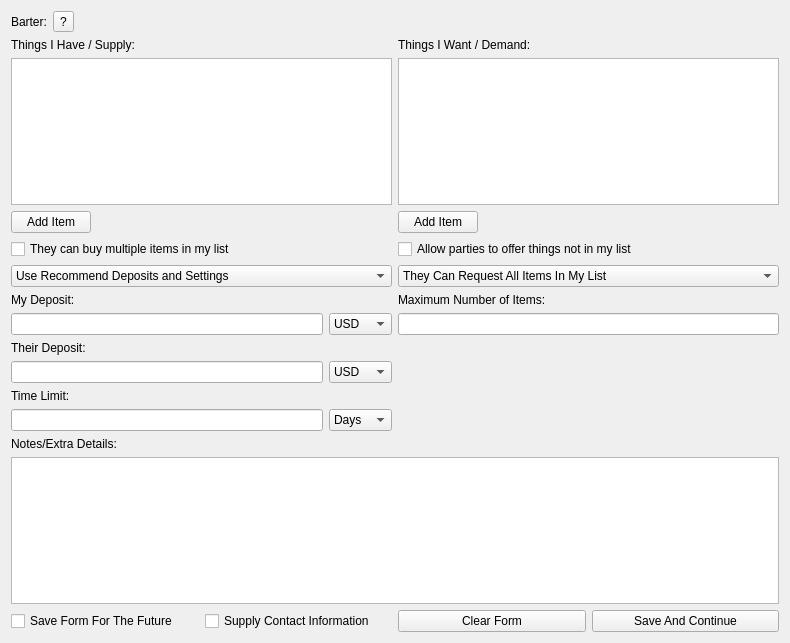
<?xml version="1.0" encoding="UTF-8"?>
<ui version="4.0">
 <class>Form</class>
 <widget class="QWidget" name="Form">
  <property name="geometry">
   <rect>
    <x>0</x>
    <y>0</y>
    <width>790</width>
    <height>643</height>
   </rect>
  </property>
  <property name="windowTitle">
   <string>Form</string>
  </property>
  <layout class="QGridLayout" name="gridLayout_2">
   <item row="1" column="0">
    <layout class="QVBoxLayout" name="verticalLayout_3">
     <item>
      <widget class="QLabel" name="SupplyText">
       <property name="text">
        <string>Things I Have / Supply:</string>
       </property>
      </widget>
     </item>
     <item>
      <widget class="QListWidget" name="SupplyBox"/>
     </item>
     <item>
      <layout class="QHBoxLayout" name="horizontalLayout_4">
       <item>
        <widget class="QPushButton" name="AddItemSupply">
         <property name="text">
          <string>Add Item</string>
         </property>
        </widget>
       </item>
       <item>
        <spacer name="horizontalSpacer_2">
         <property name="orientation">
          <enum>Qt::Horizontal</enum>
         </property>
         <property name="sizeHint" stdset="0">
          <size>
           <width>40</width>
           <height>20</height>
          </size>
         </property>
        </spacer>
       </item>
      </layout>
     </item>
     <item>
      <widget class="QCheckBox" name="BuyMultiple">
       <property name="text">
        <string>They can buy multiple items in my list</string>
       </property>
      </widget>
     </item>
    </layout>
   </item>
   <item row="1" column="1">
    <layout class="QVBoxLayout" name="verticalLayout_4">
     <item>
      <widget class="QLabel" name="DemandText">
       <property name="text">
        <string>Things I Want / Demand:</string>
       </property>
      </widget>
     </item>
     <item>
      <widget class="QListWidget" name="DemandBox"/>
     </item>
     <item>
      <layout class="QHBoxLayout" name="horizontalLayout_5">
       <item>
        <widget class="QPushButton" name="AddItemDemand">
         <property name="text">
          <string>Add Item</string>
         </property>
        </widget>
       </item>
       <item>
        <spacer name="horizontalSpacer_3">
         <property name="orientation">
          <enum>Qt::Horizontal</enum>
         </property>
         <property name="sizeHint" stdset="0">
          <size>
           <width>40</width>
           <height>20</height>
          </size>
         </property>
        </spacer>
       </item>
      </layout>
     </item>
     <item>
      <widget class="QCheckBox" name="OfferNotInList">
       <property name="text">
        <string>Allow parties to offer things not in my list</string>
       </property>
      </widget>
     </item>
    </layout>
   </item>
   <item row="2" column="0">
    <layout class="QGridLayout" name="gridLayout">
     <item row="0" column="0" colspan="2">
      <widget class="QComboBox" name="DepositSettings7">
       <item>
        <property name="text">
         <string>Use Recommend Deposits and Settings</string>
        </property>
       </item>
       <item>
        <property name="text">
         <string>Custom Deposits</string>
        </property>
       </item>
      </widget>
     </item>
     <item row="1" column="0">
      <widget class="QLabel" name="MyDepositText7">
       <property name="text">
        <string>My Deposit:</string>
       </property>
      </widget>
     </item>
     <item row="2" column="0">
      <widget class="QLineEdit" name="MyDepositBox7">
       <property name="text">
        <string/>
       </property>
      </widget>
     </item>
     <item row="2" column="1">
      <widget class="QComboBox" name="MyDepositUSD7">
       <item>
        <property name="text">
         <string>USD</string>
        </property>
       </item>
       <item>
        <property name="text">
         <string>Coins</string>
        </property>
       </item>
      </widget>
     </item>
     <item row="3" column="0">
      <widget class="QLabel" name="TheirDepositText7">
       <property name="text">
        <string>Their Deposit:</string>
       </property>
      </widget>
     </item>
     <item row="4" column="0">
      <widget class="QLineEdit" name="TheirDepositBox7">
       <property name="text">
        <string/>
       </property>
      </widget>
     </item>
     <item row="4" column="1">
      <widget class="QComboBox" name="TheirDepositUSD7">
       <item>
        <property name="text">
         <string>USD</string>
        </property>
       </item>
       <item>
        <property name="text">
         <string>Coins</string>
        </property>
       </item>
      </widget>
     </item>
     <item row="5" column="0">
      <widget class="QLabel" name="TimeLimitText7">
       <property name="text">
        <string>Time Limit:</string>
       </property>
      </widget>
     </item>
     <item row="6" column="0">
      <widget class="QLineEdit" name="TimeLimitBox7"/>
     </item>
     <item row="6" column="1">
      <widget class="QComboBox" name="TimeLimitDays7">
       <item>
        <property name="text">
         <string>Days</string>
        </property>
       </item>
       <item>
        <property name="text">
         <string>Hours</string>
        </property>
       </item>
      </widget>
     </item>
    </layout>
   </item>
   <item row="2" column="1">
    <layout class="QVBoxLayout" name="verticalLayout_2">
     <item>
      <widget class="QComboBox" name="RequestAll">
       <item>
        <property name="text">
         <string>They Can Request All Items In My List</string>
        </property>
       </item>
       <item>
        <property name="text">
         <string>Limit Number Of Items Per Order</string>
        </property>
       </item>
      </widget>
     </item>
     <item>
      <widget class="QLabel" name="MaxItems">
       <property name="text">
        <string>Maximum Number of Items:</string>
       </property>
      </widget>
     </item>
     <item>
      <widget class="QLineEdit" name="MaxItemsBox">
       <property name="text">
        <string/>
       </property>
      </widget>
     </item>
     <item>
      <spacer name="verticalSpacer">
       <property name="orientation">
        <enum>Qt::Vertical</enum>
       </property>
       <property name="sizeHint" stdset="0">
        <size>
         <width>20</width>
         <height>40</height>
        </size>
       </property>
      </spacer>
     </item>
    </layout>
   </item>
   <item row="3" column="0" colspan="2">
    <layout class="QVBoxLayout" name="verticalLayout">
     <item>
      <widget class="QLabel" name="Notes7">
       <property name="text">
        <string>Notes/Extra Details:</string>
       </property>
      </widget>
     </item>
     <item>
      <widget class="QTextEdit" name="NotesBox7">
       <property name="sizePolicy">
        <sizepolicy hsizetype="Expanding" vsizetype="Expanding">
         <horstretch>1</horstretch>
         <verstretch>1</verstretch>
        </sizepolicy>
       </property>
      </widget>
     </item>
    </layout>
   </item>
   <item row="4" column="0">
    <layout class="QHBoxLayout" name="horizontalLayout_3">
     <item>
      <widget class="QCheckBox" name="SaveFuture7">
       <property name="text">
        <string>Save Form For The Future</string>
       </property>
      </widget>
     </item>
     <item>
      <widget class="QCheckBox" name="SupplyAdditional7">
       <property name="text">
        <string>Supply Contact Information</string>
       </property>
      </widget>
     </item>
    </layout>
   </item>
   <item row="4" column="1">
    <layout class="QHBoxLayout" name="horizontalLayout_2">
     <item>
      <widget class="QPushButton" name="ClearForm7">
       <property name="text">
        <string>Clear Form</string>
       </property>
      </widget>
     </item>
     <item>
      <widget class="QPushButton" name="SaveContinue7">
       <property name="text">
        <string>Save And Continue</string>
       </property>
      </widget>
     </item>
    </layout>
   </item>
   <item row="0" column="0" colspan="2">
    <layout class="QHBoxLayout" name="horizontalLayout">
     <item>
      <widget class="QLabel" name="BarterText">
       <property name="text">
        <string>Barter:</string>
       </property>
      </widget>
     </item>
     <item>
      <widget class="QToolButton" name="ExplainBarter">
       <property name="cursor">
        <cursorShape>PointingHandCursor</cursorShape>
       </property>
       <property name="toolTip">
        <string>Help</string>
       </property>
       <property name="text">
        <string>?</string>
       </property>
       <property name="iconSize">
        <size>
         <width>20</width>
         <height>20</height>
        </size>
       </property>
      </widget>
     </item>
     <item>
      <spacer name="horizontalSpacer">
       <property name="orientation">
        <enum>Qt::Horizontal</enum>
       </property>
       <property name="sizeHint" stdset="0">
        <size>
         <width>40</width>
         <height>20</height>
        </size>
       </property>
      </spacer>
     </item>
    </layout>
   </item>
  </layout>
 </widget>
 <resources>
  <include location="../../../NEW UI/Halo.qrc"/>
 </resources>
 <connections/>
</ui>
